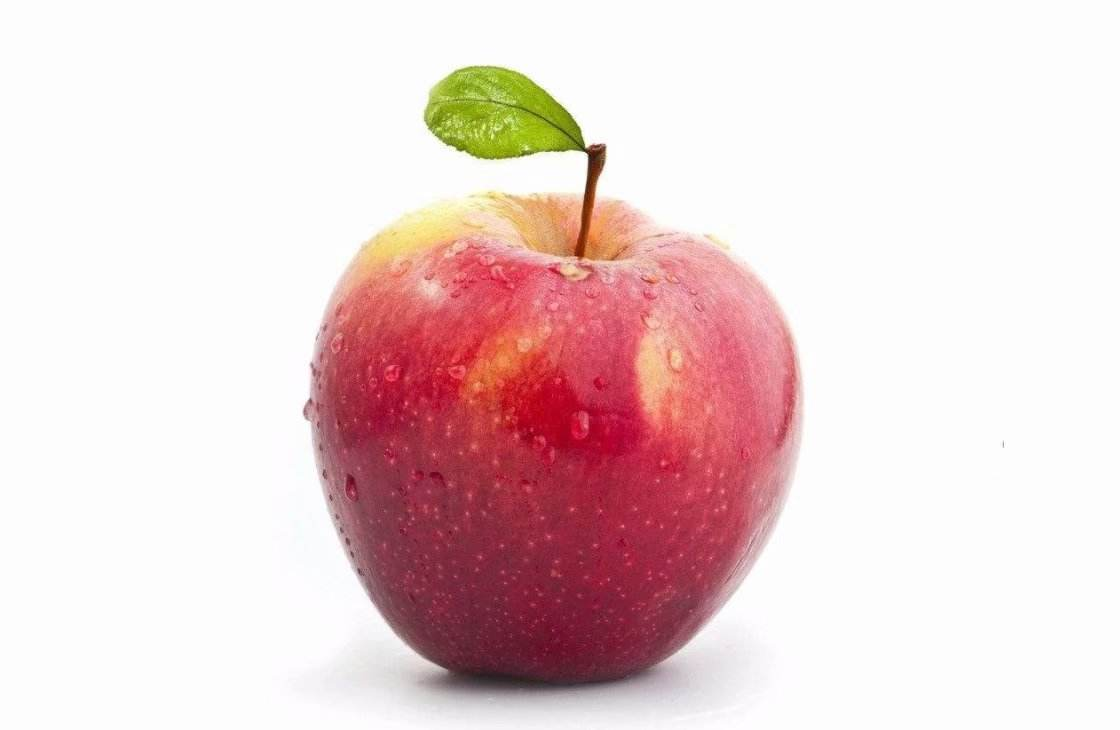
#> input picture T30_Algorithm/P0_Doc/img_data/apple-101.jpg, 1120 x 730 px
$ python SSIM_v2.3_inline_subplots.py
#> lines starting #> are read from the running program, lines starting #| are printed output that depends on the picture; after the words box and inside, x2 and y2 are one past the last pixel; in counts of white or black regions, pixels touching at a corner belong together; long printed decimals are rounded
"""
以图搜图：结构相似性（Structural Similarity，简称SSIM算法）查找相似图像的原理与实现
实验环境：Win10 | python 3.9.13 | OpenCV 4.4.0 | numpy 1.21.1 | Matplotlib 3.7.1
实验时间：2024-01-23
实验目的：使用SSIM查找两图的结构相似性，并找出两图差异
实例名称：SSIM_v2.3_inline_subplots.py
"""

import os
import cv2
import time
import numpy as np
import matplotlib.pyplot as plt
from skimage.metrics import structural_similarity
from matplotlib.font_manager import FontProperties

time_start = time.time()

# 目标图像素材库文件夹路径
database_dir = '../../P0_Doc/'
# 字体路径
font_path = database_dir + 'fonts/chinese_cht.ttf'

# 读取查询图像和数据库中的图像
img1_path = database_dir + 'img_data/apple-101.jpg'
img2_path = database_dir + 'img_data/apple-102.jpg'

# 读取图像
img1 = cv2.imread(img1_path)
#> img1 is the input picture: shape (730, 1120, 3); mean B, G, R 210.4, 210.1, 234.1
img2 = cv2.imread(img2_path)
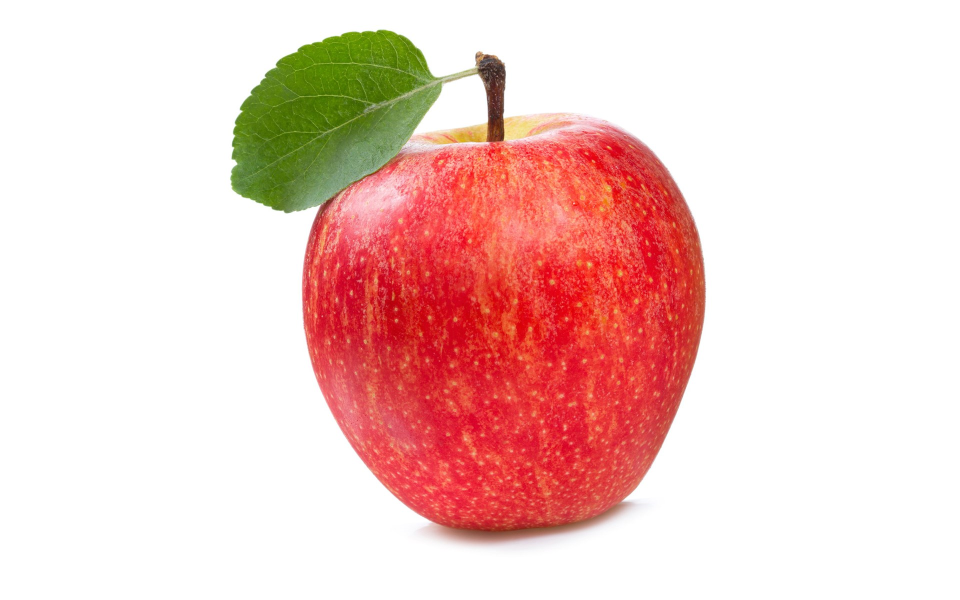
#> input picture T30_Algorithm/P0_Doc/img_data/apple-102.jpg, 1920 x 1200 px (shown at 1/2 size)
#> img2 is the input picture: shape (1200, 1920, 3); mean B, G, R 201, 206, 240.8

# 将图像转换为灰度图像
img1_gray = cv2.cvtColor(img1, cv2.COLOR_BGR2GRAY)
img2_gray = cv2.cvtColor(img2, cv2.COLOR_BGR2GRAY)

# 检查图像形状，保证两个图像必须具有相同的尺寸，即相同的高度和宽度
if img1_gray.shape != img2_gray.shape:
    # 调整图像大小，使它们具有相同的形状
    img2_gray = cv2.resize(img2_gray, (img1_gray.shape[1], img1_gray.shape[0]))
#> img2_gray: shape (730, 1120)

# 计算两个图像之间的结构相似性指数（Structural Similarity Index，简称SSIM）的函数
(score, diff_img) = structural_similarity(img1_gray, img2_gray, full=True)
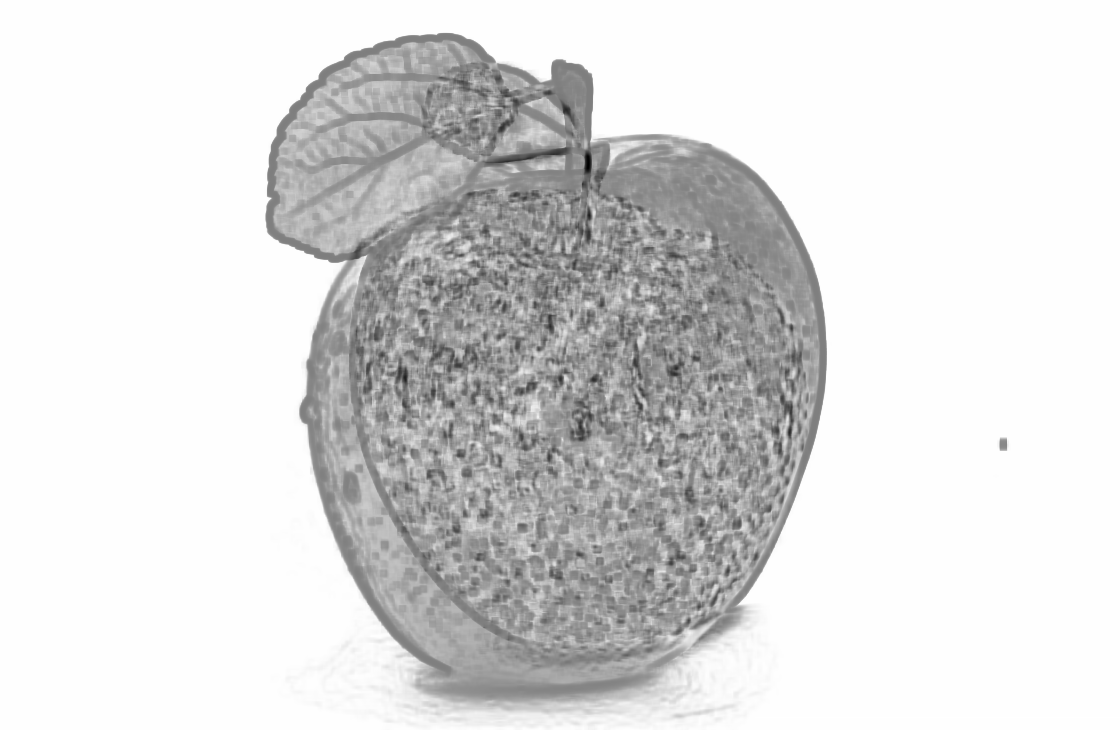
#> diff_img: shape (730, 1120) float64; min -0.963, max 1, mean 0.732; drawn with min black and max white
#> score = 0.728
# 打印结构相似性指数和差异图像的信息
print(f"图像2：{os.path.basename(img2_path)} 与 图像1：{img1_path} 的相似性指数：{score}")
#| 图像2：apple-102.jpg 与 图像1：../../P0_Doc/img_data/apple-101.jpg 的相似性指数：0.7279
# print(f"图像2：{os.path.basename(img2_path)} 与 图像1：{img1_path} 的图像结构差异：\n{diff_img}")

# 将差异图像的像素值缩放到 [0, 255] 范围，并转换数据类型为 uint8，以便显示
diff_img = (diff_img * 255).astype("uint8")
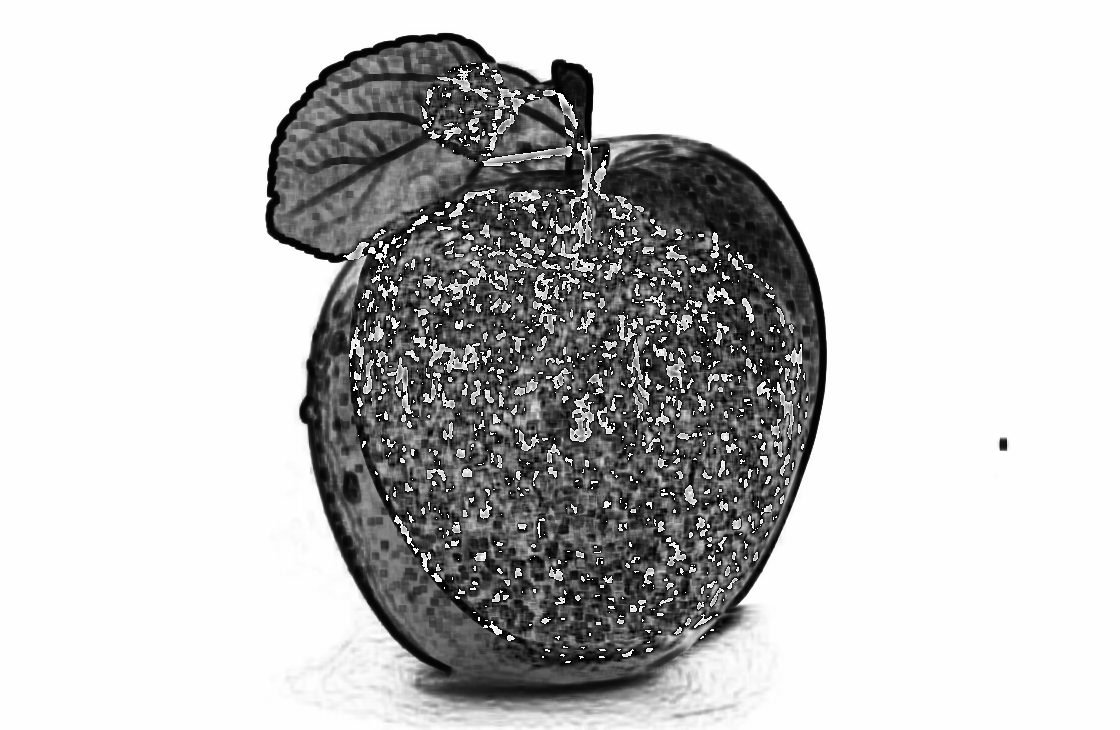
#> diff_img: shape (730, 1120); min 0, max 255, mean 194.6

# # 设置 Matplotlib 图像和标题，一行三列水平拼接灰度图像1、灰度图像2、灰度差异图像
# fig, axs = plt.subplots(1, 3, figsize=(15, 5))
# # 在第一个子图中显示灰度图像1
# axs[0].imshow(img1_gray, cmap='gray')
# axs[0].set_title('Image 1')
# # 在第二个子图中显示灰度图像2
# axs[1].imshow(img2_gray, cmap='gray')
# axs[1].set_title('Image 2')
# # 在第三个子图中显示灰度差异图像
# axs[2].imshow(diff_img, cmap='gray')
# axs[2].set_title('Difference Image')
# # 显示 Matplotlib 图像
# plt.show()


# 将差异图像进行阈值分割，返回一个经过阈值处理后的二值化图像
# 返回值有两个，第一个是阈值，第二个是二值化图像，这里只取第二个元素
img_threshold = cv2.threshold(diff_img, 0, 255, cv2.THRESH_BINARY_INV | cv2.THRESH_OTSU)[1]
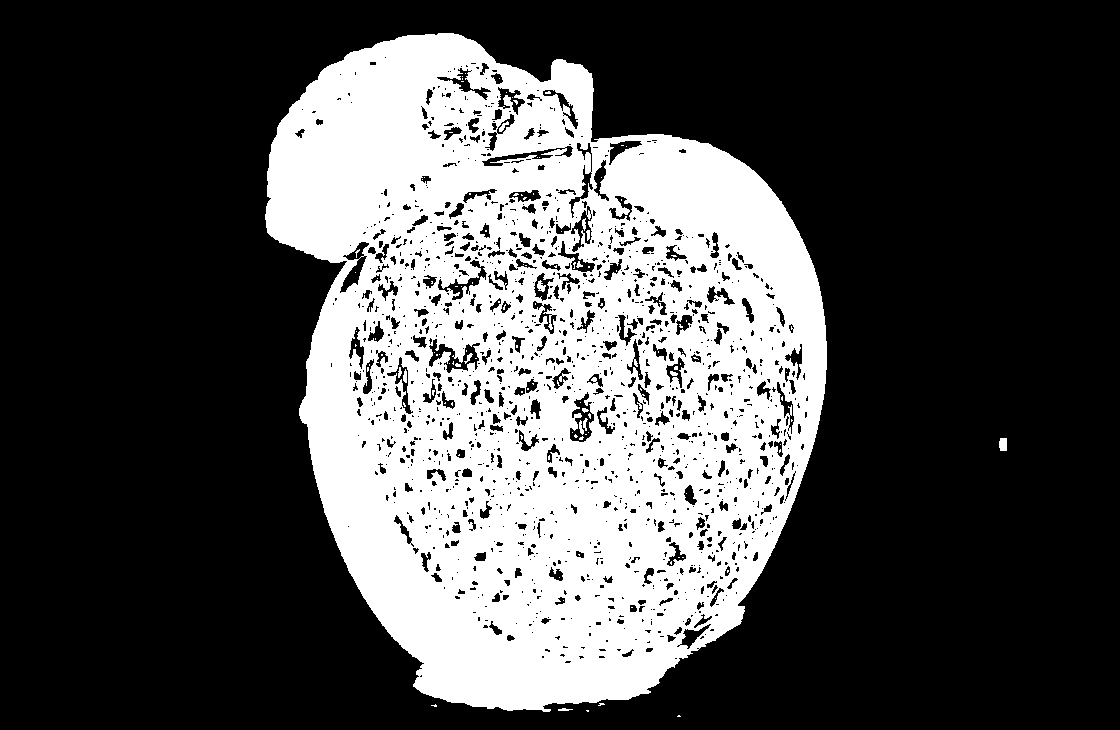
#> img_threshold: shape (730, 1120); 30.5% white; 128 white regions (113 under 20 px)

# 打印差异图像进行阈值分割后的二值化图像
# print(f"img_threshold: {img_threshold}")


# 在经过阈值处理后的二值化图像中查找轮廓，并将找到的轮廓绘制在一个黑色图像上，使得图像中的轮廓变为白色
# cv2.findContours：用于查找图像中的轮廓
# 返回两个值：img_contours 包含检测到的轮廓，img_hierarchy 包含轮廓的层次结构信息
img_contours, img_hierarchy = cv2.findContours(img_threshold.copy(), cv2.RETR_EXTERNAL, cv2.CHAIN_APPROX_SIMPLE)
#> img_contours = 7 contours, 5 with area under 20; largest, box (x1, y1, x2, y2) and area: (265, 33, 827, 712) 279270, (999, 438, 1007, 451) 79; img_hierarchy = [[1, -1, -1, -1], [2, 0, -1, -1], [3, 1, -1, -1], [4, 2, -1, -1], [5, 3, -1, -1], [6, 4, -1, -1], [-1, 5, -1, -1]]

# 打印检测到的轮廓信息
# print(f"img contours: {img_contours}")
# print(f"img img_hierarchy: {img_hierarchy}")


# 轮廓提取：差异图像-阈值分割-二值化图像-轮廓提取（黑底白线）
# 创建一个与阈值处理后的图像相同大小的黑色图像
img_new = np.zeros(img_threshold.shape, np.uint8)
# cv2.drawContours 在新图像上绘制轮廓，将找到的轮廓信息画用指定颜色出来，这里使用的是白色轮廓，轮廓的线宽为1
cv2.drawContours(img_new, img_contours, -1, (255, 255, 255), 1)
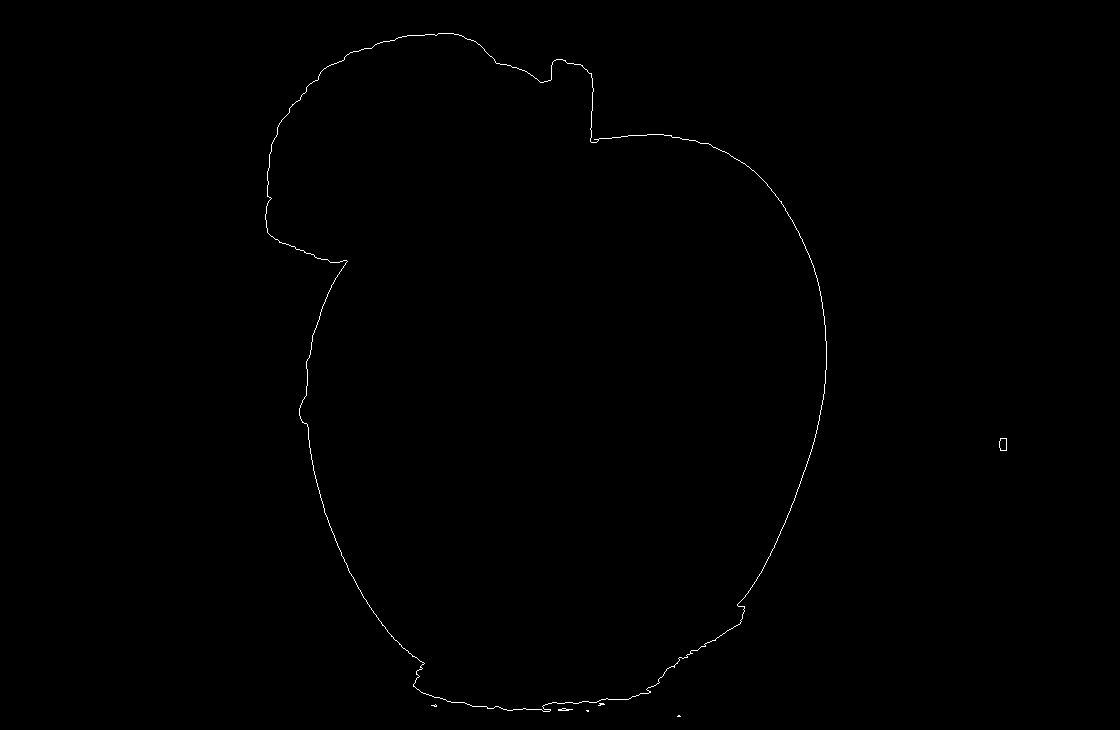
#> img_new: shape (730, 1120); 0.27% white in thin lines or dots, all inside (x1, y1, x2, y2) = (265, 33, 1007, 717)


time_end = time.time()
print(f"耗时：{time_end - time_start}")

# 设置 Matplotlib 图像和标题，一行两列水平拼接二值化图像（黑底白边）、灰度差异图像
fig, axs = plt.subplots(1, 2, figsize=(10, 5))
# 设置中文字体
font = FontProperties(fname=font_path, size=12)
# 在第一个子图中显示二值化图像（黑底白边）
axs[0].imshow(img_threshold, cmap='gray')
axs[0].set_title('差异图像-阈值分割-二值化图像（黑底白边）', fontproperties=font)
# 在第二个子图中显示绘制图像轮廓（黑底白线）
axs[1].imshow(img_new, cmap='gray')
axs[1].set_title('差异图像-阈值分割-二值化图像-轮廓提取（黑底白线）', fontproperties=font)
# 显示 Matplotlib 图像
plt.show()
